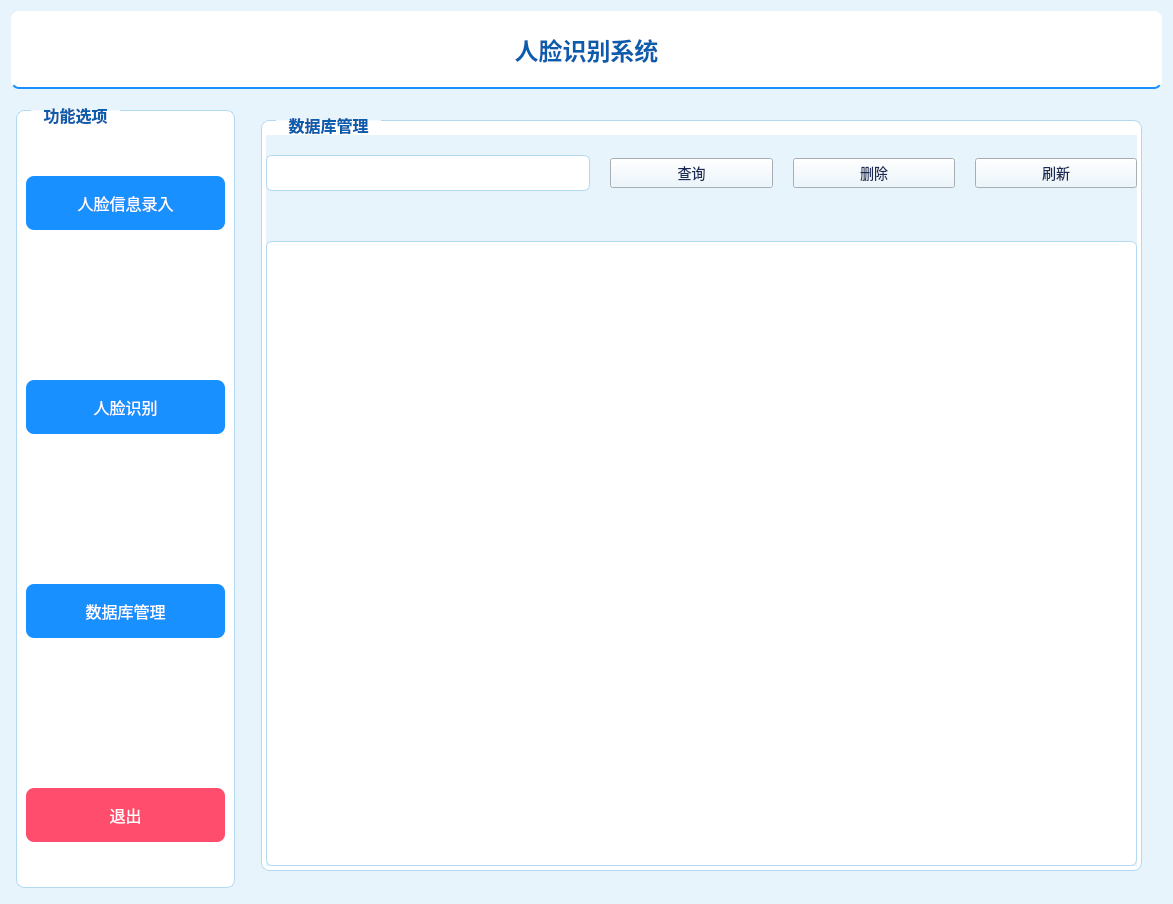
<?xml version="1.0" encoding="UTF-8"?>
<ui version="4.0">
 <class>Form</class>
 <widget class="QWidget" name="Form">
  <property name="geometry">
   <rect>
    <x>0</x>
    <y>0</y>
    <width>1173</width>
    <height>904</height>
   </rect>
  </property>
  <property name="windowTitle">
   <string>Form</string>
  </property>
  <property name="styleSheet">
   <string notr="true">/* ===================== 全局基础样式（亮蓝色主题） ===================== */
/* 作用：统一所有控件的基础字体、颜色和背景，保证界面风格一致 */
QWidget {
    /* 字体：优先微软雅黑，兼容Arial和无衬线字体 */
    font-family: &quot;Microsoft YaHei&quot;, Arial, sans-serif;
    /* 基础字号：14px，保证可读性 */
    font-size: 14px;
    /* 文字主色：深蓝色，和亮蓝色背景对比清晰 */
    color: #192a56;
    /* 全局背景色：极浅的蓝色，打造亮蓝色主题基调 */
    background-color: #e8f4fc;
}

/* ===================== 主标题样式（人脸识别系统） ===================== */
/* 适配控件：id为label_28的Label（顶部大标题） */
QLabel#label_28 {
    font-size: 24px;          /* 标题字号放大 */
    font-weight: bold;        /* 加粗突出 */
    color: #0a5cad;           /* 亮蓝色主题主色，醒目且清爽 */
    padding: 10px 0;          /* 上下内边距，增加间距 */
    /* 底部亮蓝色边框，强化主题且分隔标题 */
    border-bottom: 2px solid #1890ff; 
    margin-bottom: 10px;      /* 底部外边距，避免和下方控件粘连 */
    background-color: #ffffff;/* 白色背景，突出标题 */
    border-radius: 8px 8px 0 0; /* 顶部圆角，和下方控件呼应 */
}

/* ===================== 左侧功能选项GroupBox ===================== */
/* 适配控件：id为groupBox的分组框（左侧功能按钮容器） */
QGroupBox#groupBox {
    font-size: 16px;          /* 分组标题字号 */
    font-weight: bold;        /* 标题加粗 */
    color: #0a5cad;           /* 标题颜色，亮蓝色主题主色 */
    border: 1px solid #b3d9f2;/* 浅亮蓝色边框，贴合主题 */
    border-radius: 8px;       /* 圆角，提升现代感 */
    padding-top: 20px;        /* 顶部内边距，避免标题和内容重叠 */
    margin: 5px;              /* 外边距，和其他控件保持间距 */
    background-color: #ffffff;/* 白色背景，突出功能区且提亮 */
}

/* 分组框标题位置调整 */
QGroupBox#groupBox::title {
    subcontrol-origin: margin; /* 标题基于外边距定位 */
    left: 20px;               /* 标题右移20px，避免贴边 */
    padding: 0 10px 0 10px;   /* 标题左右内边距，避免文字和边框粘连 */
    color: #0a5cad;           /* 标题文字用主题主色 */
}

/* ===================== 左侧核心功能按钮（亮蓝色主题） ===================== */
/* 适配控件：人脸信息录入、人脸识别、数据库管理、退出按钮 */
QPushButton#pushButton_sb_3, QPushButton#pushButton_25, 
QPushButton#pushButton_gl_3, QPushButton#pushButton_lr_3 {
    font-size: 16px;          /* 按钮文字放大，突出 */
    padding: 15px 0;          /* 上下内边距，增大按钮点击区域 */
    border-radius: 8px;       /* 圆角按钮 */
    border: none;             /* 去掉默认边框 */
    background-color: #1890ff;/* 亮蓝色主题主色，清爽醒目 */
    color: white;             /* 文字白色，对比明显 */
}

/* 功能按钮hover状态（鼠标悬浮）- 加深蓝色，保留交互反馈 */
QPushButton#pushButton_sb_3:hover, QPushButton#pushButton_25:hover, 
QPushButton#pushButton_gl_3:hover {
    background-color: #0f6ebb;/* 深一级的亮蓝色，反馈交互状态 */
}

/* 退出按钮特殊样式（主题色系内的警示色） */
QPushButton#pushButton_lr_3 {
    background-color: #ff4d6d;/* 亮粉色系，和亮蓝色对比且不突兀 */
}

/* 退出按钮hover状态 */
QPushButton#pushButton_lr_3:hover {
    background-color: #d63756;/* 深一级粉色，强化警示且贴合亮色调 */
}

/* ===================== 右侧功能区GroupBox（亮蓝色主题） ===================== */
/* 适配控件：人脸信息录入、人脸识别、数据库管理的分组框 */
QGroupBox#groupBox_2, QGroupBox#groupBox_3, QGroupBox#groupBox_4 {
    font-size: 16px;          /* 分组标题字号 */
    font-weight: bold;        /* 标题加粗 */
    color: #0a5cad;           /* 标题颜色，亮蓝色主题主色 */
    border: 1px solid #b3d9f2;/* 浅亮蓝色边框，统一主题风格 */
    border-radius: 8px;       /* 圆角，统一风格 */
    padding-top: 20px;        /* 顶部内边距，避免标题和内容重叠 */
    margin: 5px;              /* 外边距，和其他控件保持间距 */
    background-color: #ffffff;/* 白色背景，提亮内容区 */
}

/* 右侧分组框标题位置调整 */
QGroupBox#groupBox_2::title, QGroupBox#groupBox_3::title, QGroupBox#groupBox_4::title {
    subcontrol-origin: margin; /* 标题基于外边距定位 */
    left: 20px;               /* 标题右移20px */
    padding: 0 10px 0 10px;   /* 标题左右内边距 */
    color: #0a5cad;           /* 标题文字用主题主色 */
}

/* ===================== 信息面板Frame（带边框区域） ===================== */
/* 适配控件：人脸信息面板、识别结果面板的Frame */
QFrame#frame, QFrame#frame_2 {
    border: 1px solid #b3d9f2;/* 浅亮蓝色边框，贴合主题 */
    border-radius: 8px;       /* 圆角，统一风格 */
    background-color: #ffffff;/* 白色背景，突出信息且提亮 */
    padding: 10px;            /* 内边距，避免内容贴边 */
    /* 轻微阴影，增强层次感，不破坏亮色调 */
    box-shadow: 0 2px 4px rgba(24, 144, 255, 0.1);
}

/* ===================== 信息面板标题Label ===================== */
/* 适配控件：人脸信息、识别结果的标题Label */
QLabel#label_29, QLabel#label_27 {
    font-size: 16px;          /* 标题字号 */
    font-weight: bold;        /* 加粗突出 */
    color: #0a5cad;           /* 标题颜色，亮蓝色主题主色 */
    padding: 10px 0;          /* 上下内边距 */
    /* 底部浅亮蓝色边框，分隔标题和内容 */
    border-bottom: 1px solid #b3d9f2;
    margin-bottom: 10px;      /* 底部外边距，避免粘连 */
}

/* ===================== 普通按钮样式（上传、摄像头等） ===================== */
/* 适配范围：排除左侧核心功能按钮的所有普通按钮 */
QPushButton:not(#pushButton_sb_3):not(#pushButton_25):not(#pushButton_gl_3):not(#pushButton_lr_3) {
    padding: 8px 15px;        /* 内边距，适中的点击区域 */
    border-radius: 6px;       /* 圆角，比核心按钮略小 */
    border: 1px solid #1890ff;/* 亮蓝色边框，贴合主题 */
    background-color: #ffffff;/* 白色背景，提亮按钮 */
    color: #0a5cad;           /* 主题主色文字，清晰易读 */
}

/* 普通按钮hover状态 */
QPushButton:not(#pushButton_sb_3):not(#pushButton_25):not(#pushButton_gl_3):not(#pushButton_lr_3):hover {
    background-color: #f0f7ff;/* 极浅的亮蓝色背景，反馈交互 */
    border-color: #0f6ebb;    /* 边框加深，强化hover效果 */
}

/* ===================== 保存信息按钮特殊样式（主题色系） ===================== */
/* 适配控件：id为pushButton_26的保存按钮 */
QPushButton#pushButton_26 {
    background-color: #52c41a;/* 亮绿色，和亮蓝色搭配清爽，代表确认 */
    color: white;             /* 白色文字 */
    border: none;             /* 去掉默认边框 */
}

/* 保存按钮hover状态 */
QPushButton#pushButton_26:hover {
    background-color: #389e0d;/* 深一级亮绿色，强化反馈 */
}

/* ===================== 输入框样式（姓名、年龄、学号等） ===================== */
QLineEdit {
    padding: 8px 10px;        /* 内边距，输入时不贴边 */
    border: 1px solid #b3d9f2;/* 浅亮蓝色边框，贴合主题 */
    border-radius: 6px;       /* 圆角，统一风格 */
    background-color: #ffffff;/* 白色背景，方便输入且提亮 */
    color: #0a5cad;           /* 主题主色文字，易读 */
}

/* 输入框聚焦状态（选中输入时） */
QLineEdit:focus {
    border-color: #1890ff;    /* 亮蓝色边框，提示当前激活状态 */
    outline: none;            /* 去掉默认的外轮廓线 */
    /* 轻微发光效果，强化聚焦，贴合亮色调 */
    box-shadow: 0 0 4px rgba(24, 144, 255, 0.2);
}

/* ===================== 单选按钮样式（性别选择） ===================== */
QRadioButton {
    padding: 5px;             /* 内边距，增大点击区域 */
    color: #0a5cad;           /* 主题主色文字 */
}

/* 单选按钮指示器（圆形选择框）大小调整+主题色 */
QRadioButton::indicator {
    width: 16px;              /* 宽度 */
    height: 16px;             /* 高度 */
}

/* 单选按钮选中状态指示器 */
QRadioButton::indicator:checked {
    background-color: #1890ff;/* 亮蓝色填充，贴合主题 */
    border-color: #0f6ebb;    /* 深一点的蓝色边框 */
}

/* ===================== 文本编辑框（识别结果） ===================== */
QPlainTextEdit#plainTextEdit_2 {
    border: 1px solid #b3d9f2;/* 浅亮蓝色边框 */
    border-radius: 6px;       /* 圆角 */
    padding: 10px;            /* 内边距，文字不贴边 */
    background-color: #ffffff;/* 白色背景，方便阅读且提亮 */
    color: #0a5cad;           /* 主题主色文字 */
}

/* 文本编辑框聚焦状态 */
QPlainTextEdit#plainTextEdit_2:focus {
    border-color: #1890ff;    /* 亮蓝色边框，提示激活 */
    outline: none;            /* 去掉默认外轮廓 */
}

/* ===================== 表格样式（数据库管理） ===================== */
QTableView#tableView_2 {
    border: 1px solid #b3d9f2;/* 浅亮蓝色边框 */
    border-radius: 6px;       /* 圆角 */
    background-color: #ffffff;/* 白色背景，提亮表格 */
    gridline-color: #e8f4fc;  /* 极浅亮蓝色网格线，不刺眼 */
    color: #0a5cad;           /* 主题主色文字 */
}

/* 表格单元格内边距 */
QTableView#tableView_2::item {
    padding: 5px;             /* 内边距，内容不贴边 */
}

/* 表格选中行样式（主题色） */
QTableView#tableView_2::item:selected {
    background-color: #e6f7ff;/* 极浅亮蓝色背景，突出选中行且不刺眼 */
    color: #0a5cad;           /* 主题主色文字，保持清晰 */
}

/* 表格表头样式（亮蓝色主题） */
QHeaderView::section {
    background-color: #f0f7ff;/* 浅亮蓝色背景，区分表头 */
    border: 1px solid #b3d9f2;/* 浅亮蓝色边框 */
    padding: 8px;             /* 内边距，文字不贴边 */
    font-weight: bold;        /* 表头文字加粗 */
    color: #0a5cad;           /* 主题主色文字 */
}

/* ===================== 图片显示Label ===================== */
/* 适配控件：摄像头预览、人脸显示的Label */
QLabel#label_15, QLabel#label_30, QLabel#label_24 {
    border: 1px solid #b3d9f2;/* 浅亮蓝色边框，贴合主题 */
    border-radius: 6px;       /* 圆角 */
    background-color: #f0f7ff;/* 浅亮蓝色背景，图片未加载时不突兀 */
}</string>
  </property>
  <layout class="QVBoxLayout" name="verticalLayout_14" stretch="1,9">
   <item>
    <widget class="QLabel" name="label_28">
     <property name="text">
      <string>人脸识别系统</string>
     </property>
     <property name="alignment">
      <set>Qt::AlignCenter</set>
     </property>
    </widget>
   </item>
   <item>
    <layout class="QHBoxLayout" name="horizontalLayout_10" stretch="2,8">
     <item>
      <widget class="QGroupBox" name="groupBox">
       <property name="title">
        <string>功能选项</string>
       </property>
       <property name="alignment">
        <set>Qt::AlignCenter</set>
       </property>
       <property name="flat">
        <bool>false</bool>
       </property>
       <property name="checkable">
        <bool>false</bool>
       </property>
       <layout class="QVBoxLayout" name="verticalLayout">
        <property name="spacing">
         <number>150</number>
        </property>
        <item>
         <layout class="QVBoxLayout" name="verticalLayout_15" stretch="2,2,2,2">
          <item>
           <widget class="QPushButton" name="pushButton_sb_3">
            <property name="text">
             <string>人脸信息录入</string>
            </property>
            <property name="autoDefault">
             <bool>false</bool>
            </property>
            <property name="default">
             <bool>false</bool>
            </property>
            <property name="flat">
             <bool>false</bool>
            </property>
           </widget>
          </item>
          <item>
           <widget class="QPushButton" name="pushButton_25">
            <property name="text">
             <string>人脸识别</string>
            </property>
           </widget>
          </item>
          <item>
           <widget class="QPushButton" name="pushButton_gl_3">
            <property name="text">
             <string>数据库管理</string>
            </property>
           </widget>
          </item>
          <item>
           <widget class="QPushButton" name="pushButton_lr_3">
            <property name="text">
             <string>退出</string>
            </property>
           </widget>
          </item>
         </layout>
        </item>
       </layout>
      </widget>
     </item>
     <item>
      <widget class="QStackedWidget" name="stackedWidget_2">
       <property name="currentIndex">
        <number>2</number>
       </property>
       <widget class="QWidget" name="page_1">
        <widget class="QGroupBox" name="groupBox_2">
         <property name="geometry">
          <rect>
           <x>10</x>
           <y>10</y>
           <width>891</width>
           <height>761</height>
          </rect>
         </property>
         <property name="title">
          <string>人脸信息录入</string>
         </property>
         <widget class="QWidget" name="horizontalLayoutWidget_3">
          <property name="geometry">
           <rect>
            <x>10</x>
            <y>20</y>
            <width>861</width>
            <height>731</height>
           </rect>
          </property>
          <layout class="QHBoxLayout" name="horizontalLayout_11" stretch="7,3">
           <item>
            <layout class="QVBoxLayout" name="verticalLayout_9" stretch="6,1,1,1,1">
             <item>
              <widget class="QLabel" name="label_15">
               <property name="text">
                <string/>
               </property>
               <property name="pixmap">
                <pixmap>ui/images/face_background_1.jpg</pixmap>
               </property>
               <property name="scaledContents">
                <bool>true</bool>
               </property>
              </widget>
             </item>
             <item>
              <widget class="QLabel" name="label_16">
               <property name="text">
                <string>方式一：图片</string>
               </property>
              </widget>
             </item>
             <item>
              <layout class="QHBoxLayout" name="horizontalLayout_12">
               <item>
                <widget class="QPushButton" name="pushButton_14">
                 <property name="text">
                  <string>上传图片</string>
                 </property>
                </widget>
               </item>
               <item>
                <widget class="QLineEdit" name="lineEdit_7"/>
               </item>
              </layout>
             </item>
             <item>
              <widget class="QLabel" name="label_17">
               <property name="text">
                <string>方式二：摄像头</string>
               </property>
              </widget>
             </item>
             <item>
              <layout class="QHBoxLayout" name="horizontalLayout_13">
               <item>
                <widget class="QPushButton" name="pushButton_15">
                 <property name="text">
                  <string>开启摄像头</string>
                 </property>
                </widget>
               </item>
               <item>
                <widget class="QPushButton" name="pushButton_16">
                 <property name="text">
                  <string>拍照</string>
                 </property>
                </widget>
               </item>
               <item>
                <widget class="QPushButton" name="pushButton_17">
                 <property name="text">
                  <string>关闭摄像头</string>
                 </property>
                </widget>
               </item>
              </layout>
             </item>
            </layout>
           </item>
           <item>
            <widget class="QFrame" name="frame">
             <property name="frameShape">
              <enum>QFrame::Box</enum>
             </property>
             <property name="frameShadow">
              <enum>QFrame::Plain</enum>
             </property>
             <layout class="QVBoxLayout" name="verticalLayout_2">
              <item>
               <layout class="QVBoxLayout" name="verticalLayout_16" stretch="1,3,3,2,1">
                <property name="spacing">
                 <number>15</number>
                </property>
                <item>
                 <widget class="QLabel" name="label_29">
                  <property name="text">
                   <string>人脸信息</string>
                  </property>
                  <property name="alignment">
                   <set>Qt::AlignCenter</set>
                  </property>
                 </widget>
                </item>
                <item>
                 <widget class="QLabel" name="label_30">
                  <property name="text">
                   <string/>
                  </property>
                  <property name="pixmap">
                   <pixmap>ui/images/face_background_2.jpg</pixmap>
                  </property>
                  <property name="scaledContents">
                   <bool>true</bool>
                  </property>
                 </widget>
                </item>
                <item>
                 <layout class="QFormLayout" name="formLayout_3">
                  <property name="verticalSpacing">
                   <number>60</number>
                  </property>
                  <item row="0" column="0">
                   <widget class="QLabel" name="label_31">
                    <property name="text">
                     <string>姓名：</string>
                    </property>
                   </widget>
                  </item>
                  <item row="1" column="0">
                   <widget class="QLabel" name="label_32">
                    <property name="text">
                     <string>年龄：</string>
                    </property>
                   </widget>
                  </item>
                  <item row="2" column="0">
                   <widget class="QLabel" name="label_33">
                    <property name="text">
                     <string>学号：</string>
                    </property>
                   </widget>
                  </item>
                  <item row="0" column="1">
                   <widget class="QLineEdit" name="lineEdit_13"/>
                  </item>
                  <item row="1" column="1">
                   <widget class="QLineEdit" name="lineEdit_14"/>
                  </item>
                  <item row="2" column="1">
                   <widget class="QLineEdit" name="lineEdit_15"/>
                  </item>
                 </layout>
                </item>
                <item>
                 <layout class="QHBoxLayout" name="horizontalLayout_19">
                  <property name="topMargin">
                   <number>0</number>
                  </property>
                  <property name="bottomMargin">
                   <number>60</number>
                  </property>
                  <item>
                   <widget class="QLabel" name="label_34">
                    <property name="text">
                     <string>性别：</string>
                    </property>
                   </widget>
                  </item>
                  <item>
                   <widget class="QRadioButton" name="radioButton_5">
                    <property name="text">
                     <string>男</string>
                    </property>
                    <property name="checked">
                     <bool>false</bool>
                    </property>
                   </widget>
                  </item>
                  <item>
                   <widget class="QRadioButton" name="radioButton_6">
                    <property name="text">
                     <string>女</string>
                    </property>
                    <property name="checkable">
                     <bool>true</bool>
                    </property>
                    <property name="checked">
                     <bool>false</bool>
                    </property>
                   </widget>
                  </item>
                 </layout>
                </item>
                <item>
                 <widget class="QPushButton" name="pushButton_26">
                  <property name="text">
                   <string>保存信息</string>
                  </property>
                 </widget>
                </item>
               </layout>
              </item>
             </layout>
            </widget>
           </item>
          </layout>
         </widget>
        </widget>
       </widget>
       <widget class="QWidget" name="page_2">
        <widget class="QGroupBox" name="groupBox_3">
         <property name="geometry">
          <rect>
           <x>10</x>
           <y>10</y>
           <width>891</width>
           <height>761</height>
          </rect>
         </property>
         <property name="title">
          <string>人脸识别</string>
         </property>
         <widget class="QWidget" name="horizontalLayoutWidget_7">
          <property name="geometry">
           <rect>
            <x>10</x>
            <y>20</y>
            <width>871</width>
            <height>731</height>
           </rect>
          </property>
          <layout class="QHBoxLayout" name="horizontalLayout_15" stretch="7,0">
           <item>
            <layout class="QVBoxLayout" name="verticalLayout_11" stretch="6,1,1,1,1">
             <item>
              <widget class="QLabel" name="label_24">
               <property name="text">
                <string/>
               </property>
               <property name="pixmap">
                <pixmap>ui/images/face_background_1.jpg</pixmap>
               </property>
               <property name="scaledContents">
                <bool>true</bool>
               </property>
              </widget>
             </item>
             <item>
              <widget class="QLabel" name="label_25">
               <property name="text">
                <string>方式一：图片</string>
               </property>
              </widget>
             </item>
             <item>
              <layout class="QHBoxLayout" name="horizontalLayout_16">
               <item>
                <widget class="QPushButton" name="pushButton_19">
                 <property name="text">
                  <string>上传图片</string>
                 </property>
                </widget>
               </item>
               <item>
                <widget class="QLineEdit" name="lineEdit_11"/>
               </item>
              </layout>
             </item>
             <item>
              <widget class="QLabel" name="label_26">
               <property name="text">
                <string>方式二：摄像头</string>
               </property>
              </widget>
             </item>
             <item>
              <layout class="QHBoxLayout" name="horizontalLayout_17">
               <item>
                <widget class="QPushButton" name="pushButton_20">
                 <property name="text">
                  <string>开启摄像头</string>
                 </property>
                </widget>
               </item>
               <item>
                <widget class="QPushButton" name="pushButton_21">
                 <property name="text">
                  <string>关闭摄像头</string>
                 </property>
                </widget>
               </item>
              </layout>
             </item>
            </layout>
           </item>
           <item>
            <widget class="QFrame" name="frame_2">
             <property name="frameShape">
              <enum>QFrame::Box</enum>
             </property>
             <property name="frameShadow">
              <enum>QFrame::Plain</enum>
             </property>
             <layout class="QVBoxLayout" name="verticalLayout_3">
              <item>
               <layout class="QVBoxLayout" name="verticalLayout_12" stretch="2,8">
                <item>
                 <widget class="QLabel" name="label_27">
                  <property name="text">
                   <string>识别结果</string>
                  </property>
                  <property name="alignment">
                   <set>Qt::AlignCenter</set>
                  </property>
                 </widget>
                </item>
                <item>
                 <widget class="QPlainTextEdit" name="plainTextEdit_2"/>
                </item>
               </layout>
              </item>
             </layout>
            </widget>
           </item>
          </layout>
         </widget>
        </widget>
       </widget>
       <widget class="QWidget" name="page_3">
        <widget class="QGroupBox" name="groupBox_4">
         <property name="geometry">
          <rect>
           <x>10</x>
           <y>10</y>
           <width>891</width>
           <height>761</height>
          </rect>
         </property>
         <property name="title">
          <string>数据库管理</string>
         </property>
         <widget class="QWidget" name="verticalLayoutWidget_6">
          <property name="geometry">
           <rect>
            <x>10</x>
            <y>20</y>
            <width>871</width>
            <height>731</height>
           </rect>
          </property>
          <layout class="QVBoxLayout" name="verticalLayout_13" stretch="2,6">
           <property name="spacing">
            <number>50</number>
           </property>
           <item>
            <layout class="QHBoxLayout" name="horizontalLayout_18" stretch="2,1,1,1">
             <property name="spacing">
              <number>20</number>
             </property>
             <property name="topMargin">
              <number>20</number>
             </property>
             <property name="bottomMargin">
              <number>0</number>
             </property>
             <item>
              <widget class="QLineEdit" name="lineEdit_12"/>
             </item>
             <item>
              <widget class="QPushButton" name="pushButton_22">
               <property name="text">
                <string>查询</string>
               </property>
              </widget>
             </item>
             <item>
              <widget class="QPushButton" name="pushButton_23">
               <property name="text">
                <string>删除</string>
               </property>
              </widget>
             </item>
             <item>
              <widget class="QPushButton" name="pushButton_24">
               <property name="text">
                <string>刷新</string>
               </property>
              </widget>
             </item>
            </layout>
           </item>
           <item>
            <widget class="QTableView" name="tableView_2"/>
           </item>
          </layout>
         </widget>
        </widget>
       </widget>
      </widget>
     </item>
    </layout>
   </item>
  </layout>
 </widget>
 <resources/>
 <connections/>
</ui>
